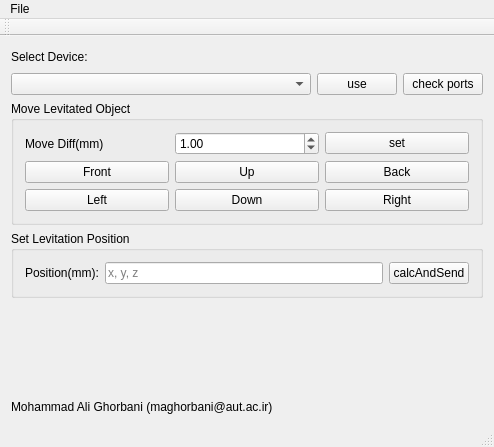
<?xml version="1.0" encoding="UTF-8"?>
<ui version="4.0">
 <class>MainWindow</class>
 <widget class="QMainWindow" name="MainWindow">
  <property name="geometry">
   <rect>
    <x>0</x>
    <y>0</y>
    <width>494</width>
    <height>447</height>
   </rect>
  </property>
  <property name="windowTitle">
   <string>MainWindow</string>
  </property>
  <widget class="QWidget" name="centralWidget">
   <layout class="QVBoxLayout" name="verticalLayout_3">
    <item>
     <layout class="QHBoxLayout" name="horizontalLayout" stretch="0,0">
      <item>
       <widget class="QLabel" name="label">
        <property name="text">
         <string>Select Device:</string>
        </property>
       </widget>
      </item>
      <item>
       <spacer name="horizontalSpacer">
        <property name="orientation">
         <enum>Qt::Horizontal</enum>
        </property>
        <property name="sizeHint" stdset="0">
         <size>
          <width>40</width>
          <height>20</height>
         </size>
        </property>
       </spacer>
      </item>
     </layout>
    </item>
    <item>
     <layout class="QHBoxLayout" name="horizontalLayout_2" stretch="10,1,1">
      <item>
       <widget class="QComboBox" name="comboBox_ports"/>
      </item>
      <item>
       <widget class="QPushButton" name="pushButton_use">
        <property name="text">
         <string>use</string>
        </property>
       </widget>
      </item>
      <item>
       <widget class="QPushButton" name="pushButton_reset">
        <property name="text">
         <string>check ports</string>
        </property>
       </widget>
      </item>
     </layout>
    </item>
    <item>
     <widget class="QGroupBox" name="groupBox">
      <property name="title">
       <string>Move Levitated Object</string>
      </property>
      <layout class="QVBoxLayout" name="verticalLayout_2">
       <item>
        <layout class="QGridLayout" name="gridLayout_2">
         <item row="2" column="2">
          <widget class="QPushButton" name="pushButton_Right">
           <property name="text">
            <string>Right</string>
           </property>
          </widget>
         </item>
         <item row="2" column="0">
          <widget class="QPushButton" name="pushButton_Left">
           <property name="text">
            <string>Left</string>
           </property>
          </widget>
         </item>
         <item row="1" column="1">
          <widget class="QPushButton" name="pushButton_Up">
           <property name="text">
            <string>Up</string>
           </property>
          </widget>
         </item>
         <item row="2" column="1">
          <widget class="QPushButton" name="pushButton_Down">
           <property name="text">
            <string>Down</string>
           </property>
          </widget>
         </item>
         <item row="1" column="0">
          <widget class="QPushButton" name="pushButton_Front">
           <property name="text">
            <string>Front</string>
           </property>
          </widget>
         </item>
         <item row="1" column="2">
          <widget class="QPushButton" name="pushButton_Back">
           <property name="text">
            <string>Back</string>
           </property>
          </widget>
         </item>
         <item row="0" column="0">
          <widget class="QLabel" name="label_3">
           <property name="text">
            <string>Move Diff(mm)</string>
           </property>
          </widget>
         </item>
         <item row="0" column="1">
          <widget class="QDoubleSpinBox" name="doubleSpinBox">
           <property name="maximum">
            <double>1.500000000000000</double>
           </property>
           <property name="singleStep">
            <double>0.100000000000000</double>
           </property>
           <property name="value">
            <double>1.000000000000000</double>
           </property>
          </widget>
         </item>
         <item row="0" column="2">
          <widget class="QPushButton" name="pushButton_setMoveDiff">
           <property name="text">
            <string>set</string>
           </property>
          </widget>
         </item>
        </layout>
       </item>
      </layout>
     </widget>
    </item>
    <item>
     <widget class="QGroupBox" name="groupBox_2">
      <property name="title">
       <string>Set Levitation Position</string>
      </property>
      <layout class="QVBoxLayout" name="verticalLayout_4">
       <item>
        <layout class="QHBoxLayout" name="horizontalLayout_3">
         <item>
          <widget class="QLabel" name="label_2">
           <property name="text">
            <string>Position(mm):</string>
           </property>
          </widget>
         </item>
         <item>
          <widget class="QLineEdit" name="lineEdit_position">
           <property name="placeholderText">
            <string>x, y, z</string>
           </property>
          </widget>
         </item>
         <item>
          <widget class="QPushButton" name="pushButton_calcAndSend">
           <property name="text">
            <string>calcAndSend</string>
           </property>
          </widget>
         </item>
        </layout>
       </item>
      </layout>
     </widget>
    </item>
    <item>
     <spacer name="verticalSpacer">
      <property name="orientation">
       <enum>Qt::Vertical</enum>
      </property>
      <property name="sizeHint" stdset="0">
       <size>
        <width>20</width>
        <height>40</height>
       </size>
      </property>
     </spacer>
    </item>
    <item>
     <widget class="QLabel" name="label_4">
      <property name="text">
       <string>Mohammad Ali Ghorbani (maghorbani@aut.ac.ir)</string>
      </property>
     </widget>
    </item>
   </layout>
  </widget>
  <widget class="QMenuBar" name="menuBar">
   <property name="geometry">
    <rect>
     <x>0</x>
     <y>0</y>
     <width>494</width>
     <height>22</height>
    </rect>
   </property>
   <widget class="QMenu" name="menuFile">
    <property name="title">
     <string>File</string>
    </property>
    <addaction name="actionLoad_Struct"/>
   </widget>
   <addaction name="menuFile"/>
  </widget>
  <widget class="QToolBar" name="mainToolBar">
   <attribute name="toolBarArea">
    <enum>TopToolBarArea</enum>
   </attribute>
   <attribute name="toolBarBreak">
    <bool>false</bool>
   </attribute>
  </widget>
  <widget class="QStatusBar" name="statusBar"/>
  <action name="actionLoad_Struct">
   <property name="text">
    <string>Load Struct</string>
   </property>
   <property name="shortcut">
    <string>Ctrl+O</string>
   </property>
  </action>
 </widget>
 <layoutdefault spacing="6" margin="11"/>
 <resources/>
 <connections/>
</ui>
